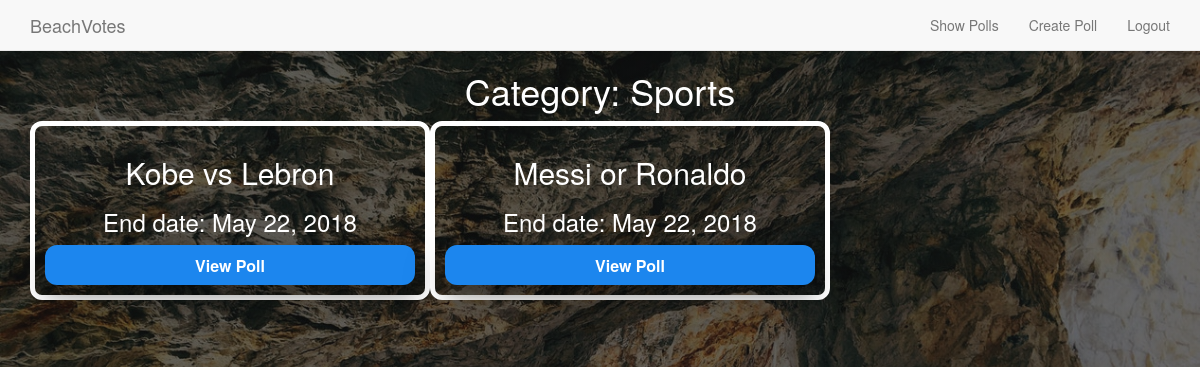
The app's page /poll/category/1/ (signed in) with its own data.
### poll/models.py (models this page shows, shortened)
class Category(models.Model):
    group_name = models.CharField(max_length = 50, unique = True, null = False)
    def __init__(self, *args, **kwargs):
        models.Model.__init__(self, *args, **kwargs)
    def __str__(self):
        return self.group_name
    class Meta:
        verbose_name_plural = 'Categories'

class Poll(models.Model):
    category = models.ForeignKey(Category, on_delete=models.CASCADE)
    poll_creator = models.ForeignKey(User, on_delete=models.CASCADE)
    title_question = models.CharField(max_length = 128, unique = True, null = False)
    start_date = models.DateField(default = datetime.date.today, null = False)
    end_date =  models.DateField(default = datetime.date.today() + datetime.timedelta(days=1),
                                 null = False)
    def __init__(self, *args, **kwargs):
        models.Model.__init__(self, *args, **kwargs)

### poll/views.py (the view)
# urls.py: url(r'^category/(?P<category>[0-9]+)/$', views.view_category, name='view_category'),
@login_required
def view_category(request, category):
    context_dict = { 'polls' : Poll.objects.filter(category = category) }
    context_dict['category_name'] = Category.objects.get(id = category)
    return render(request, 'poll/view_category.html', context_dict)

### templates/poll/view_category.html
{% extends 'poll/base.html' %}
{% block body_block %}
<body class = 'viewcategorypage'>
<div class="container">
  {% if polls %}
    <h1 class="text-center">Category: {{ category_name }}</h1>
    {% for poll in polls %}
      <div class="row col-xs-6 pollcontainer" >
        <h2>{{ poll.title_question }}</h2>
        <h3>End date: {{ poll.end_date }}</h3>
          <a href="{% url 'view_poll' poll.id user.id %}" class = "categorybutton">
          View Poll
          </a>
      </div>
    {% endfor %}
  {% else %}
    <h1 class="text-center">There are no polls to show in this category</h1>
  {% endif %}
</div>
</body>
{% endblock %}

### static/stylesheets/base.css (style rules this page uses)
body { color: white; background-color: #2c3e50; }
.pollcontainer { display: table-cell; border-collapse: separate; border-spacing: 15px, 50px; margin-right: auto; flex-wrap: wrap; margin: auto; width: 400px; border-radius: 12px; font-weight: bolder; text-align: center; padding: 10px; margin-bottom: 40px; border: 5px solid white; }
.viewcategorypage { background-image: linear-gradient( rgba(20, 20, 20, .6), rgba(20, 20, 20, .6) ), url('../images/beachcave.jpeg'); background-size: cover; border-bottom-color: #2c3e50; background-attachment:fixed; height:100%; }
.categorybutton { text-decoration: none; display:block; background-color: #1C86EE; text-align: center; font-size: 16px; font-weight: 600; border-radius:12px; border: #EEC591; box-shadow: 0 12px 16px 0 rgba(0,0,0,0.24), 0 17px 50px 0 rgba(0,0,0,0.19); width: 370px; height: 40px; cursor: pointer; color:white; padding: 10px; }

### records on screen
Category: group_name "Sports"
Poll: title_question "Kobe vs Lebron", end_date "May 22, 2018"
Poll: title_question "Messi or Ronaldo", end_date "May 22, 2018"
